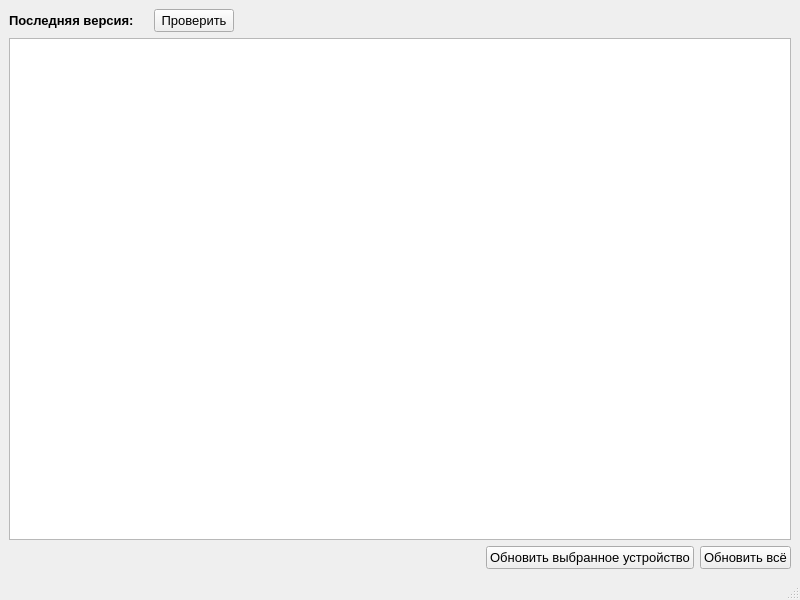
<?xml version="1.0" encoding="UTF-8"?>
<ui version="4.0">
 <class>MainWindow</class>
 <widget class="QMainWindow" name="MainWindow">
  <property name="geometry">
   <rect>
    <x>0</x>
    <y>0</y>
    <width>800</width>
    <height>600</height>
   </rect>
  </property>
  <property name="windowTitle">
   <string>MainWindow</string>
  </property>
  <widget class="QWidget" name="centralwidget">
   <layout class="QGridLayout" name="gridLayout">
    <item row="0" column="0">
     <layout class="QHBoxLayout" name="horizontalLayout">
      <item>
       <widget class="QLabel" name="label">
        <property name="sizePolicy">
         <sizepolicy hsizetype="Preferred" vsizetype="Preferred">
          <horstretch>0</horstretch>
          <verstretch>0</verstretch>
         </sizepolicy>
        </property>
        <property name="font">
         <font>
          <pointsize>10</pointsize>
          <weight>75</weight>
          <bold>true</bold>
         </font>
        </property>
        <property name="text">
         <string>Последняя версия:</string>
        </property>
       </widget>
      </item>
      <item>
       <widget class="QLabel" name="label_latestFirmware">
        <property name="font">
         <font>
          <pointsize>10</pointsize>
          <weight>75</weight>
          <bold>true</bold>
         </font>
        </property>
        <property name="text">
         <string/>
        </property>
       </widget>
      </item>
      <item>
       <widget class="QPushButton" name="pushButton_checkLatest">
        <property name="font">
         <font>
          <pointsize>10</pointsize>
         </font>
        </property>
        <property name="text">
         <string>Проверить</string>
        </property>
       </widget>
      </item>
      <item>
       <spacer name="horizontalSpacer">
        <property name="orientation">
         <enum>Qt::Horizontal</enum>
        </property>
        <property name="sizeHint" stdset="0">
         <size>
          <width>40</width>
          <height>20</height>
         </size>
        </property>
       </spacer>
      </item>
     </layout>
    </item>
    <item row="2" column="0">
     <layout class="QHBoxLayout" name="horizontalLayout_2">
      <item>
       <spacer name="horizontalSpacer_2">
        <property name="orientation">
         <enum>Qt::Horizontal</enum>
        </property>
        <property name="sizeHint" stdset="0">
         <size>
          <width>40</width>
          <height>20</height>
         </size>
        </property>
       </spacer>
      </item>
      <item>
       <widget class="QPushButton" name="pushButton_updateSelected">
        <property name="font">
         <font>
          <pointsize>10</pointsize>
         </font>
        </property>
        <property name="text">
         <string>Обновить выбранное устройство</string>
        </property>
       </widget>
      </item>
      <item>
       <widget class="QPushButton" name="pushButton_updateAll">
        <property name="font">
         <font>
          <pointsize>10</pointsize>
         </font>
        </property>
        <property name="text">
         <string>Обновить всё</string>
        </property>
       </widget>
      </item>
     </layout>
    </item>
    <item row="1" column="0">
     <widget class="QTableWidget" name="devicesTable">
      <property name="font">
       <font>
        <pointsize>10</pointsize>
       </font>
      </property>
     </widget>
    </item>
   </layout>
  </widget>
  <widget class="QMenuBar" name="menubar">
   <property name="geometry">
    <rect>
     <x>0</x>
     <y>0</y>
     <width>800</width>
     <height>21</height>
    </rect>
   </property>
  </widget>
  <widget class="QStatusBar" name="statusbar"/>
 </widget>
 <resources/>
 <connections/>
</ui>
